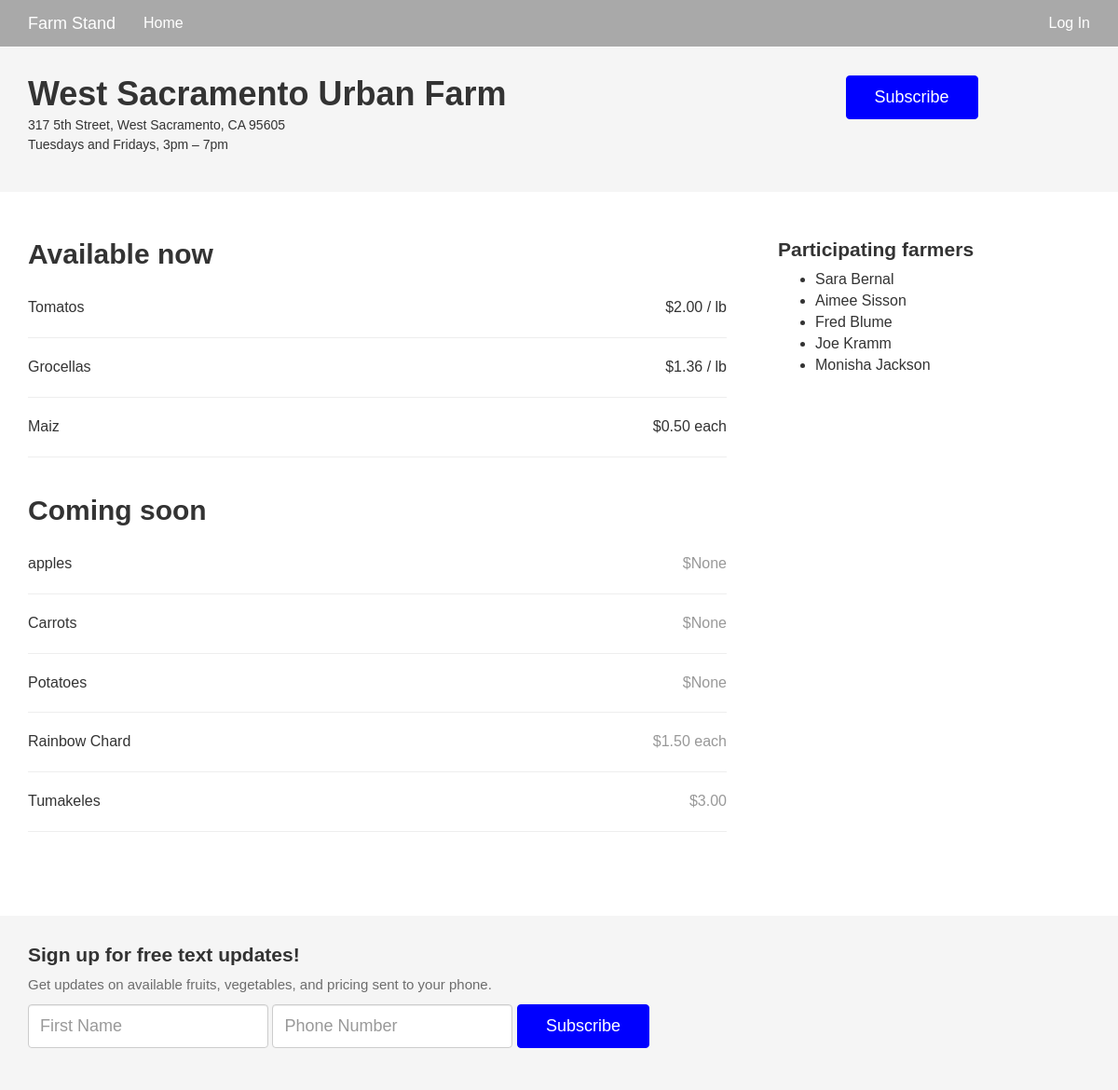
Before: / with the older database file.
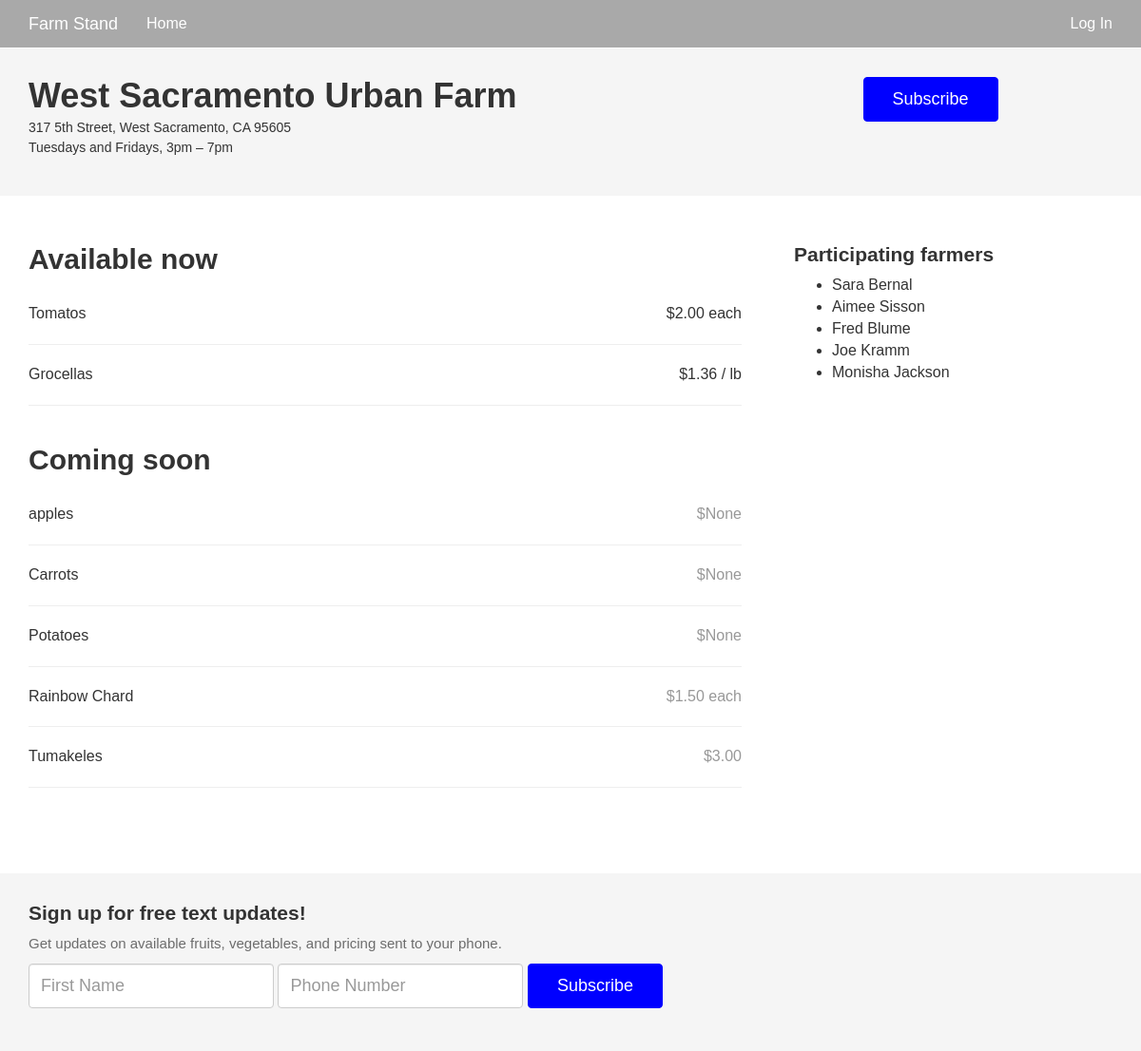
After: the same page with the newer database file.
### app/models.py (models this page shows, shortened)
class Product(db.Model):
    __tablename__ = 'product'
    id = db.Column(db.Integer, primary_key=True)
    name = db.Column(db.String(64))
    available = db.Column(db.Boolean)
    price = db.Column(db.String(12))
    starts = db.Column(db.String(64))
    ends = db.Column(db.String(64))
    farmer_id = db.Column(db.Integer, db.ForeignKey('users.id'))

### app/main/views.py (the view, shortened to what this page needs)
@main.route('/', methods=['GET', 'POST'])
def index():
    form = NamePhoneForm()
    products = Product.query.all()
    interestedpeople = Interestedpeople.query.all()
    return render_template('index.html', form=form, products=products, interestedpeople=interestedpeople)

### app/main/forms.py
class NamePhoneForm(Form):
    name = StringField('your name', validators=[Required()])
    phone = StringField('phone number', validators=[Required()])
    submit = SubmitField('Submit')

### app/auth/views.py (called while the page is built)
@auth.before_app_request
def before_request():
    if current_user.is_authenticated():
        current_user.ping()
        if current_user.is_authenticated() and not current_user.confirmed and request.endpoint[:5] != 'auth.':
            return redirect(url_for('auth.unconfirmed'))

### app/main/__init__.py (called while the page is built)
@main.app_context_processor
def inject_permissions():
    return dict(Permission=Permission)

### app/templates/index.html (shortened to what this page needs)
{% extends "base.html" %}
{% import "bootstrap/wtf.html" as wtf %}
{% block content %}
<div class="header-info">
  <div class="container">
    <div class="row">
      <div class="col-md-9">
        <h1>West Sacramento Urban Farm</h1>
        <h4>
          317 5th Street, West Sacramento, CA 95605<br />
          Tuesdays and Fridays, 3pm &ndash; 7pm
        </h4>
      </div>
      <div class="col-md-3">
        <button type="button" class="btn btn-primary subscribe">Subscribe</button>
      </div>
    </div>
  </div>
</div>
<div class="container produce-list">
  <div class="row">
    <div class="col-md-8">
      <h2>Available now</h2>
      <table>
        <tbody>
          {% for product in products %}
            {% if product.available == True %}
              <tr>
                <td>{{product.name}}</td>
                <td class="price">${{product.price}}</td>
              </tr>
            {% endif%}
          {% endfor %}
        </tbody>
      </table>
      <h2>Coming soon</h2>
      <table class="coming-soon">
        <tbody>
          {% for product in products %}
            {% if product.available == False %}
              <tr>
                <td>{{product.name}}</td>
                <td class="price">${{product.price}}</td>
              </tr>
            {% endif%}
          {% endfor %}
        </tbody>
      </table>
  </div>
  <div class="col-md-4 participating-farmers">
    <h3>Participating farmers</h3>
      <ul>
        <li>Sara Bernal</li>
        <li>Aimee Sisson</li>
        <li>Fred Blume</li>
        <li>Joe Kramm</li>
        <li>Monisha Jackson</li>
      </ul>
  </div>
  </div>
</div>
<div class="sign-up">
  <div class="container">
    <div class="row">
      <div class="col-md-12">
        <h3>Sign up for free text updates!</h3>
        <p>Get updates on available fruits, vegetables, and pricing sent to your phone.</p>
        <form method="post" class="form-inline">
          <div class="form-group">
            {{ form.name(class_='form-control', placeholder='First Name') }}
          </div>
          <div class="form-group">
            {{ form.phone(class_='form-control', placeholder='Phone Number') }}
          </div>
            {{ form.submit(class_='btn btn-primary subscribe', value='Subscribe') }}
        </form>
      </div>
    </div>
  </div>
</div>
{% endblock %}

### app/templates/base.html (shortened to what this page needs)
{% extends "bootstrap/base.html" %}
{% block head %}
{{ super() }}
<link rel="stylesheet" href="{{url_for('static', filename='css/style.css')}}">
{% endblock %}
{% block navbar %}
<div class="navbar navbar-inverse navbar-fixed-top" role="navigation">
    <div class="container">
        <div class="navbar-header">
            <a class="navbar-brand" href="{{ url_for('main.index') }}">Farm Stand</a>
        </div>
        <div class="navbar-collapse collapse">
            <ul class="nav navbar-nav">
                <li><a href="{{ url_for('main.index') }}">Home</a></li>
            </ul>
            <ul class="nav navbar-nav navbar-right">
                {% if current_user.is_authenticated() %}
                <li><a href="{{ url_for('auth.logout') }}">Log Out</a></li>
                {% else %}
                <li><a href="{{ url_for('auth.login') }}">Log In</a></li>
                {% endif %}
            </ul>
        </div>
    </div>
</div><br><br>
{% endblock %}

### app/static/css/style.css (style rules this page uses)
body { font-family: 'Montserrat', sans-serif; font-size: 16px; }
h1 { font-size: 36px; margin-bottom: 0px; font-weight: bold; margin-top: 0px; }
h2 { font-size: 30px; font-weight:bold; }
h3 { font-size: 21px; font-weight: bold; }
h4 { font-size: 14px; margin-top: 4px; line-height: 1.5em; }
table { margin-bottom: 40px; width: 100%; }
tr { border-bottom: 1px solid #eee; }
td { padding: 20px 0px; }
.navbar { background-color: darkgray; border-bottom: white solid 1px; color: white; }
.navbar-inverse .navbar-brand, .navbar-inverse .navbar-nav > li > a { color: white; }
.navbar-inverse .navbar-collapse, .navbar-inverse .navbar-form { border-color: silver; }
.sign-up { background-color: #f5F5F5; padding: 30px 0px 45px; margin-top: 50px; }
.sign-up h3 { text-align: left; margin-top: 0px; }
.sign-up p { font-size: 15px; opacity: .7; }
.sign-up .form-control { height: 47px; font-size: 18px; }
.btn-primary { color: #fff; background-color: blue; border-color: blue; }
.header-info { padding-top: 35px; margin-bottom: 30px; padding-bottom: 30px; background-color: #f5f5f5; }
.subscribe { font-size: 18px; padding: 10px 30px; }
.participating-farmers { padding-left: 40px; }
.price { text-align: right; }
.coming-soon .price, .coming-soon .title, .coming-soon .season { opacity: .5; }

Changed rows visible on the page:
removed Product: name "Maiz", price "0.50 each", shown under "Available now"
changed Product "Tomatos": price "2.00 / lb" → "2.00 each"
